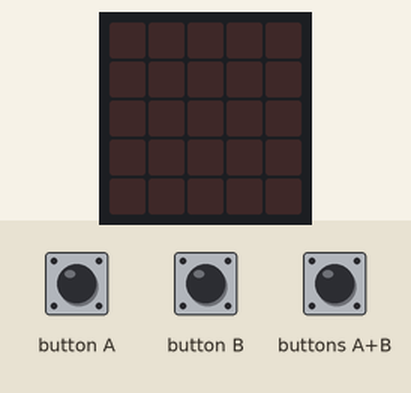
Simulated run of this program. Board: BBC micro:bit (MakeCode). On the bench: the board's 5×5 LED display. Inputs (shaded band) come from the test bench.

Above: at 1.2 s.
1.3 s: buttons A+B pressed for 0.15 s
At 2.0 s:
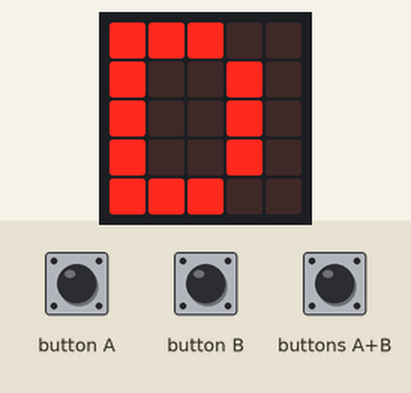
At 2.8 s:
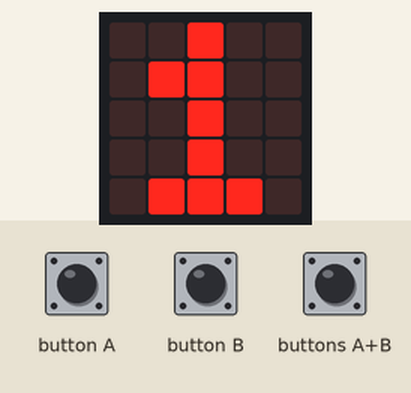
4.4 s: buttons A+B pressed for 1 s
At 5.0 s:
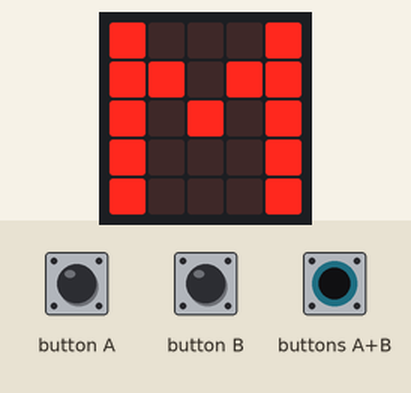
Timing chart, 0 to 7.4 s (numbered marks = the images above; inputs shaded):
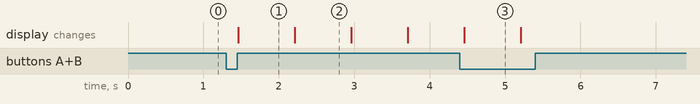

Measured:
- after the input at 1.3 s, the display: changes after 0.16 s (image 1)
- what the display in image 1 shows lasts 0.7 s, from 1.5 s to 2.2 s

The program:

main.ts
```typescript
// Si control vale 0 cambio la hora
// Si control vale 1 cambio los minutos de 10 en 10.
// Si control vale 2 cambio los minutos de 1 en 1
// Si control vale 3 cambio de dia
input.onButtonPressed(Button.A, function () {
    if (Control == 0) {
        Hora += 1
        if (Hora == 24) {
            Hora = 0
        }
        basic.showString("H")
        basic.showNumber(Hora)
    } else if (Control == 1) {
        Minutos += 10
        if (Minutos >= 60) {
            Minutos = 0
        }
        basic.showString("M")
        basic.showNumber(Minutos)
    } else if (Control == 2) {
        Minutos += 1
        if (Minutos == 60) {
            Minutos = 0
        }
        basic.showString("M")
        basic.showNumber(Minutos)
    } else if (Control == 3) {
        Dia += 1
        if (Dia > 7) {
            Dia = 1
        }
        basic.showString("D")
        basic.showNumber(Dia)
    }
})
// Apaga todos los leds
function Apagar_leds () {
    j = 0
    for (let j = 0; j <= 13; j++) {
        salidasLED[j] = 0
    }
}
// si es distinto de 4 está en modo configuración y si está en modo 4 es funcionamiento
input.onButtonPressed(Button.AB, function () {
    if (Control != 4) {
        Control = 4
    } else {
        Control = 0
    }
})
// Si control es distinto de 3 se cambia entre 0 y 2 para modificar las hora y el día
input.onButtonPressed(Button.B, function () {
    if (Control != 4) {
        Control += 1
        if (Control == 4) {
            Control = 0
        }
    }
})
let j = 0
let salidasLED: number[] = []
let Minutos = 0
let Hora = 0
let Dia = 0
let Control = 0
Control = 0
Dia = 1
Hora = 0
Minutos = 0
// Mapeo de salidas de la P0 a la P14 como pines digitales
salidasLED = [
DigitalPin.P0,
DigitalPin.P1,
DigitalPin.P2,
DigitalPin.P3,
DigitalPin.P4,
DigitalPin.P5,
DigitalPin.P6,
DigitalPin.P7,
DigitalPin.P8,
DigitalPin.P9,
DigitalPin.P10,
DigitalPin.P11,
DigitalPin.P12,
DigitalPin.P13,
DigitalPin.P14
]
let Estado = 0
let i = 0
Apagar_leds()
// Control del tiempo cada minuto se agrega a la variable minuto y la incrementa en 1
loops.everyInterval(60000, function () {
    Minutos += 1
    if (Minutos == 60) {
        Minutos = 0
        Hora += 1
        if (Hora == 24) {
            Hora = 0
            Dia += 1
            if (Dia == 8) {
                Dia = 1
            }
        }
    }
})
basic.forever(function () {
    if (Control == 4) {
        basic.showString("D")
        basic.showNumber(Dia)
        basic.showString("H")
        basic.showNumber(Hora)
        basic.showString("M")
        basic.showNumber(Minutos)
    }
})
```

test.ts
```typescript
// aquí va el archivo "tests"; esto no se compilará cuando este paquete se utilice como una extensión.
```
